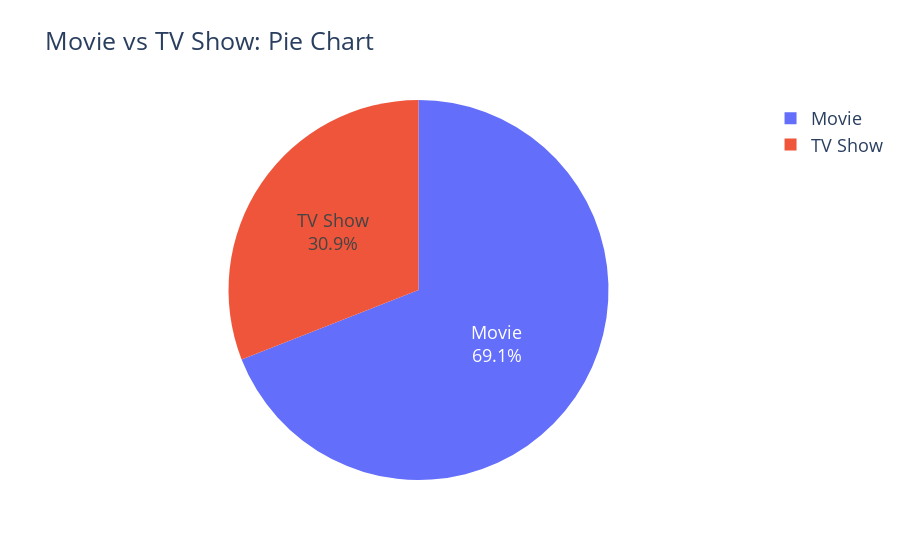

Here is the notebook cell this chart was saved with:
### Code cell
t1 = df.type.value_counts()

fig = go.Figure()
fig.add_pie(name='', 
            values=t1.values, 
            labels=t1.index, 
            text=t1.index,
            )
fig.update_layout(title={'text':'Movie vs TV Show: Pie Chart',},
                  font_size=18)
fig.show()

### Figure 1 — Plotly figure (JSON) as saved in the notebook; plotly's stock layout.template omitted (floating-point values rounded to 4 significant figures)
{"data": [{"labels": ["Movie", "TV Show"], "name": "", "text": ["Movie", "TV Show"], "type": "pie", "values": [5377, 2410]}], "layout": {"font": {"size": 18}, "title": {"text": "Movie vs TV Show: Pie Chart"}}}
